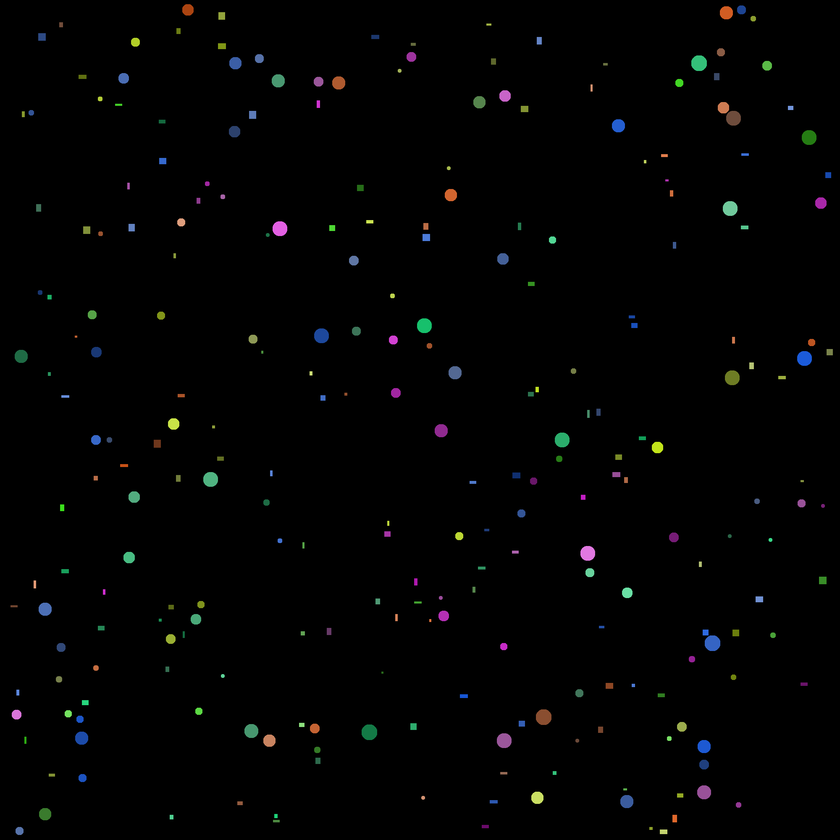
#> input picture rects and circles/balls_and_rects.png, 840 x 840 px, shrunk from 2000 x 2000 before the run
$ python main.py
#> lines starting #> are read from the running program, lines starting #| are printed output that depends on the picture; after the words box and inside, x2 and y2 are one past the last pixel; in counts of white or black regions, pixels touching at a corner belong together
import matplotlib.colors as clrs
import matplotlib.pyplot as plt
import numpy as np
from skimage.measure import regionprops, label
from collections import defaultdict

image = plt.imread('balls_and_rects.png')
#> image is the input picture: shape (840, 840, 3) float32; mean R, G, B 0.00815, 0.00929, 0.00893
hue = clrs.rgb_to_hsv(image)[:, :, 0]
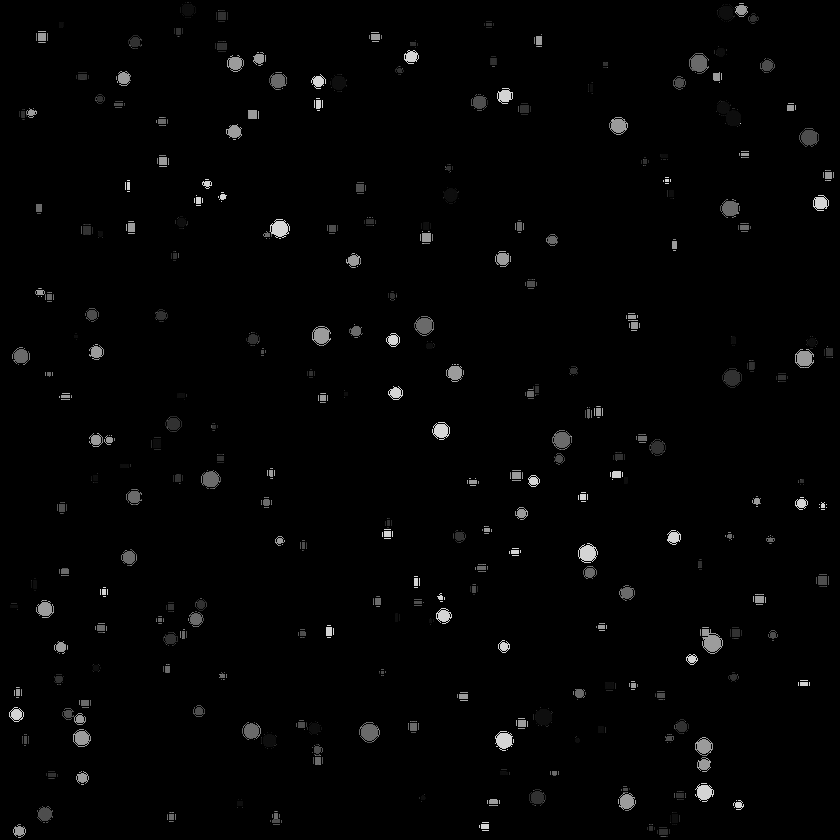
#> hue: shape (840, 840) float32; min 0, max 0.833, mean 0.0147

figures = {'rect':{'all':0, 'colors':{}}, 'ball':{'all':0, 'colors':{}}}

def addFigure(figure_name: str, color):
    global figures
    figures[figure_name]['all'] += 1

    color = round(color, 2)
    has_match = False
    for dict_clr in figures[figure_name]['colors']:
        if color == dict_clr:
            has_match = True
            break

    if not has_match:
        figures[figure_name]['colors'][color] = 0

    figures[figure_name]['colors'][color] += 1

gray = image.mean(2)
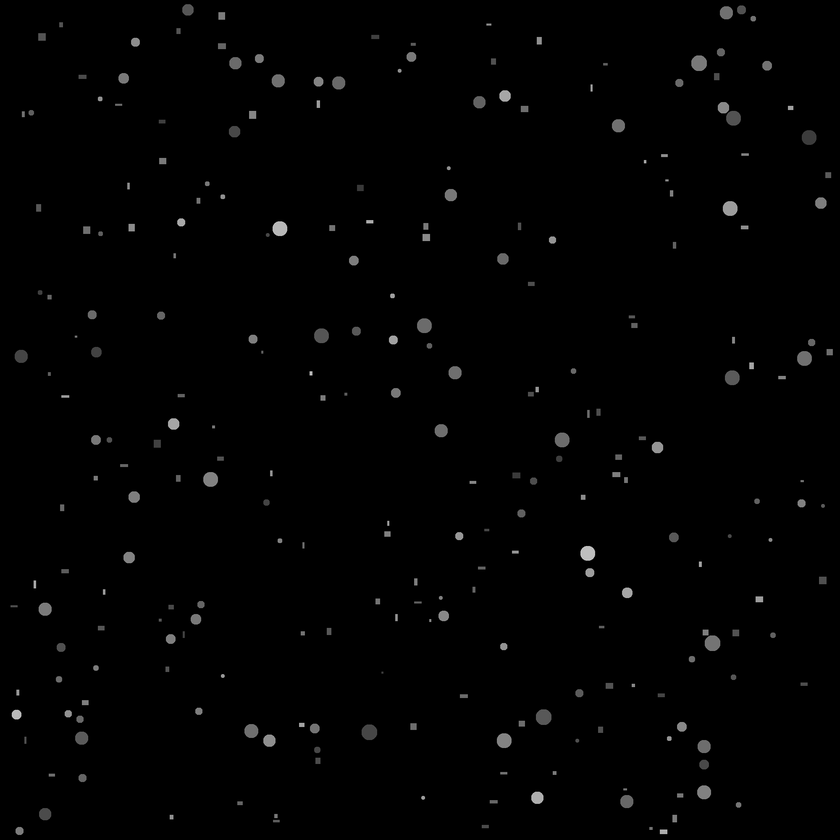
#> gray: shape (840, 840) float32; min 0, max 0.825, mean 0.00879
gray[gray>0] = 1
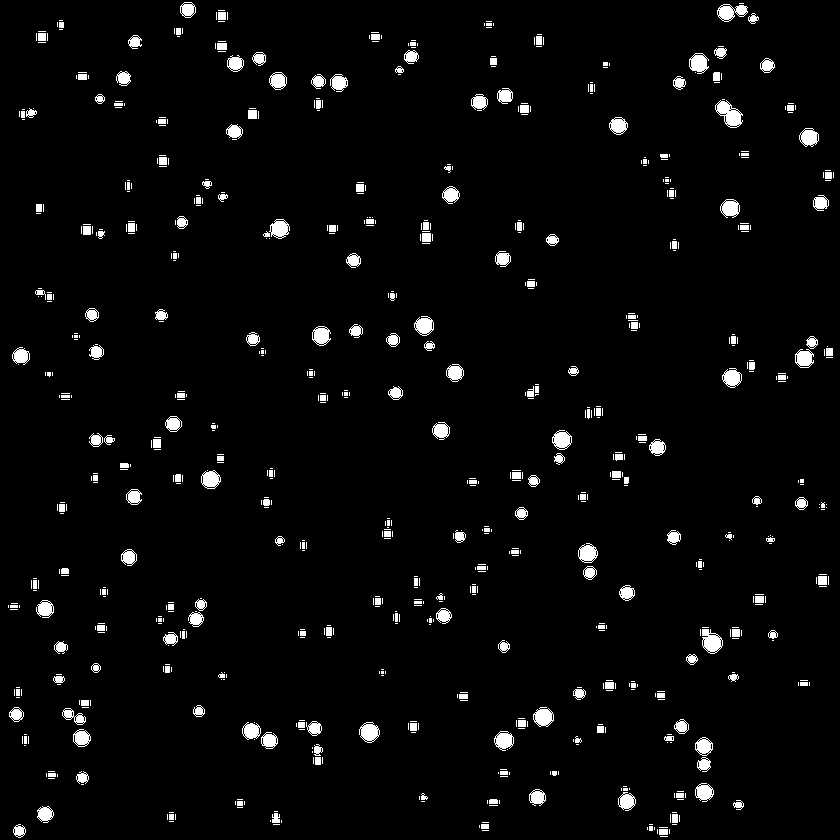
#> gray: shape (840, 840) float32; values 0 (black) and 1 (white), 3.5% white; 789 white regions (550 under 20 px)
labeled = label(gray)
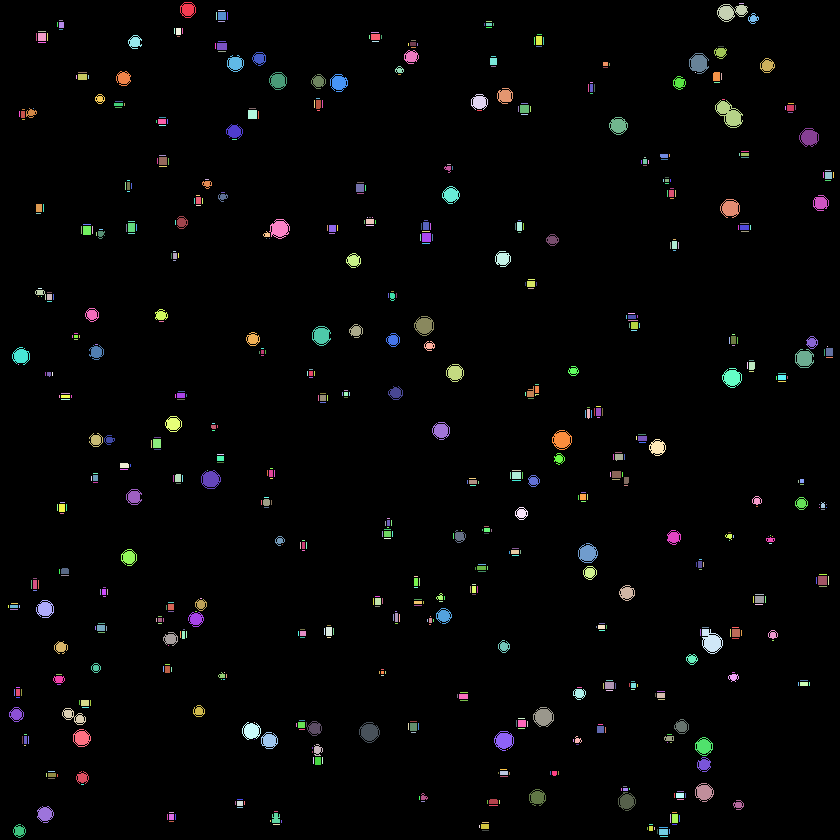
#> labeled: shape (840, 840) int64; 790 distinct labels, from 0 to 789; one colour per label, 0 black
regions = regionprops(labeled)
#> regions = 789 regions; largest, box (x1, y1, x2, y2) and area: (715, 100, 743, 128) 411, (702, 629, 723, 654) 340, (717, 4, 748, 22) 321, (359, 722, 380, 743) 285, (533, 707, 554, 727) 283

for region in regions:
    x, y = region.centroid
    color = hue[int(x), int(y)]
    if np.all(region.image == 1):
        figure = 'ball'
    else: figure = 'rect'
    addFigure(figure, color)
#> this loop made 789 passes
#> (x, y, figure) on passes 1 to 12: (9.26, 187.4, 'rect'), (3, 741, 'ball'), (11.54, 730.8, 'rect'), (10, 221, 'ball'), (15.5, 216, 'ball'), (15.5, 221.5, 'ball'), (15.5, 227, 'ball'), (18.25, 752.8, 'rect'), (20, 60.5, 'ball'), (21, 221, 'ball'), (21, 488.5, 'ball'), (24, 57, 'ball')

print(figures)
#> (printed output is left out)
# [6 lines of commented-out code are left out]
h = sorted(np.unique(hue.flatten()))
#> h = 1777 values from 0 to 0.833
print(len(h))
#| 1777
plt.plot(h, 'o')
plt.show()
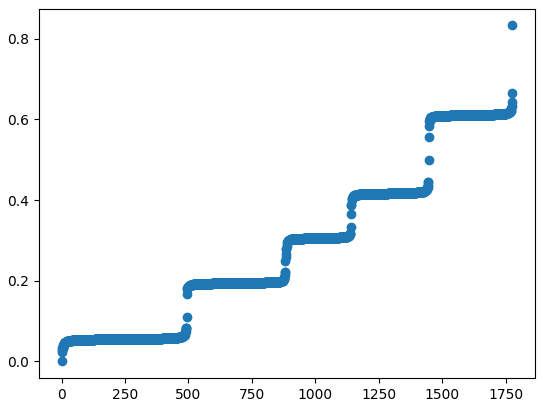
#> figure drawn by matplotlib, 1 panel; curve peaks at x = 1776, y = 0.833
